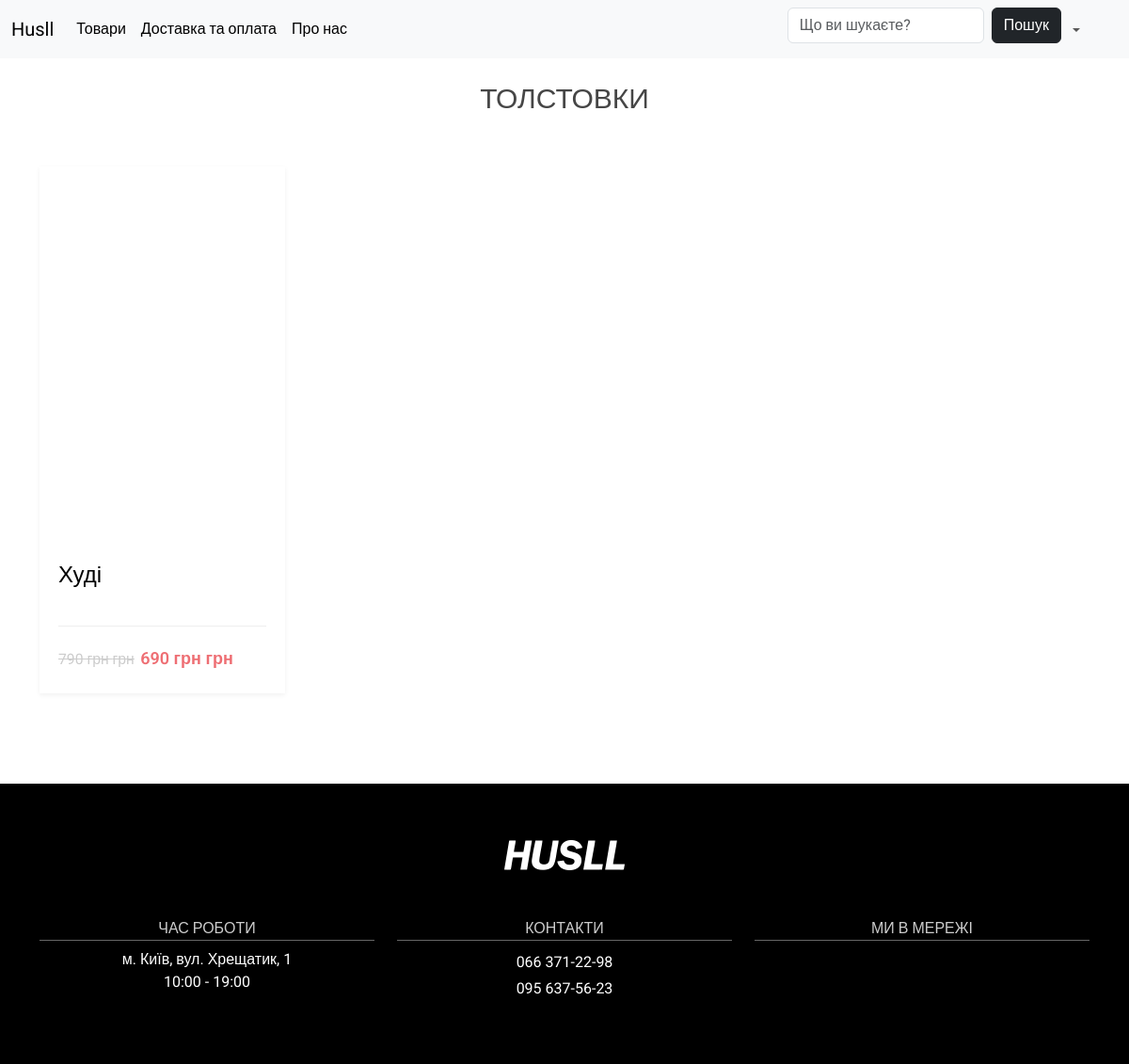
/category_product/1, run on an earlier commit of the app's database.
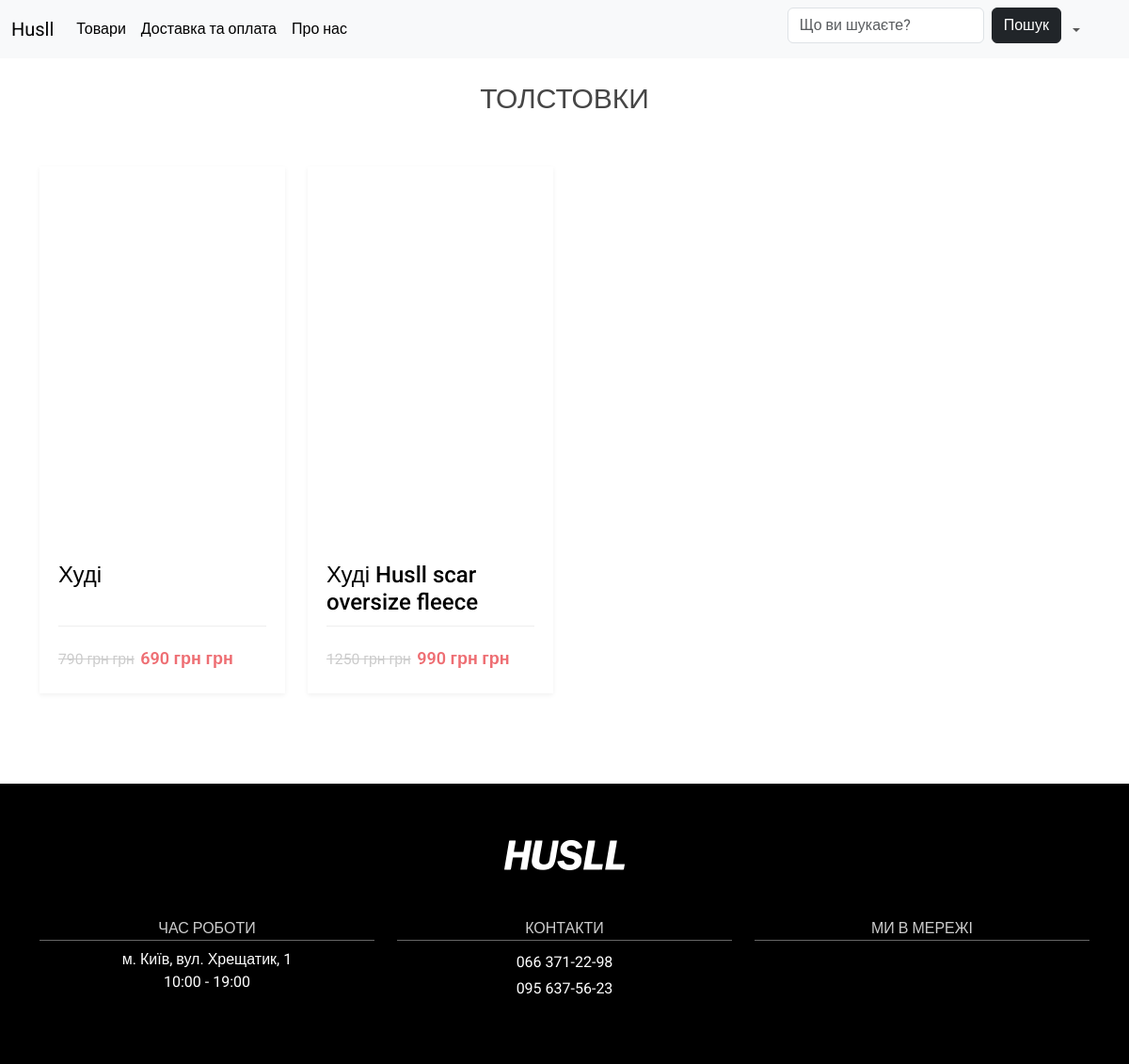
And on a later commit of the database.
### main/models.py (models this page shows, shortened)
class Product(models.Model):
    name = models.CharField(max_length=200, db_index=True)
    main_price = models.CharField(max_length=10)
    discount_price = models.CharField(max_length=10, blank=True)
    description = models.TextField(max_length=250)
    photo = models.ImageField(upload_to='products/%Y/%m/%d/', blank=True)
    available = models.BooleanField(default=True)
    cat = models.ForeignKey('Category', on_delete=models.PROTECT)
    class Meta:
        verbose_name = 'Товари'
        verbose_name_plural = 'Товари'
        ordering = ['name', ]

### main/views.py (the view)
# urls.py: path('category_product/<int:category_id>', views.category_product, name='category_product'),
def category_product(request, category_id):
    category = get_object_or_404(Category, pk=category_id)
    products = Product.objects.filter(cat=category)
    context = {
        'category': category,
        'products': products,
        'px': category_id,
    }
    return render(request, 'main/category_product.html', context=context)

### main/templates/main/category_product.html (shortened to what this page needs)
{% extends 'main/base.html' %}
{% load static %}
{% block category_name %}
    <div class="news-tittle">
        {{ category.name }}
    </div>
{% endblock %}
{% block content %}
    <section class="main-content">
        <div class="container">
            <div class="row">
                {% for p in products %}
                <div class="col-lg-3 col-sm-6 mb-3">
                    <div class="product-card">
                            <div class="product-thumb">
                                {% if p.photo %}
                                    <a href="{% url 'product_page' p.id %}"><img
                                    src="{{ p.photo.url }}" alt=""></a>
                                {% else %}
                                    <a href="{% url 'product_page' p.id %}"><img
                                    src="{% static 'main/img/products/no_photo.png' %}" alt=""></a>
                                {% endif %}
                        </div>
                        <div class="product-details">
                            <h4><a href="{% url 'product_page' p.id %}">{{ p.name }}</a></h4>
                            <div class="product-bottom-details d-flex justify-content-between">
                                <div class="product-price">
                                    {% if p.discount_price%}
                                        <small>{{ p.main_price }} грн</small></small> {{ p.discount_price }} грн
                                    {% else %}
                                        {{ p.main_price }} грн
                                    {% endif %}
                                </div>
                                <div class="product-links">
                                </div>
                            </div>
                        </div>
                    </div>
                </div>
                 {% endfor %}
            </div>
        </div>
    </section>
{% endblock %}

What changed in the data, as far as the page shows it:
added Product: name "Худі Husll scar oversize fleece", main_price "1250 грн", discount_price "990 грн"
